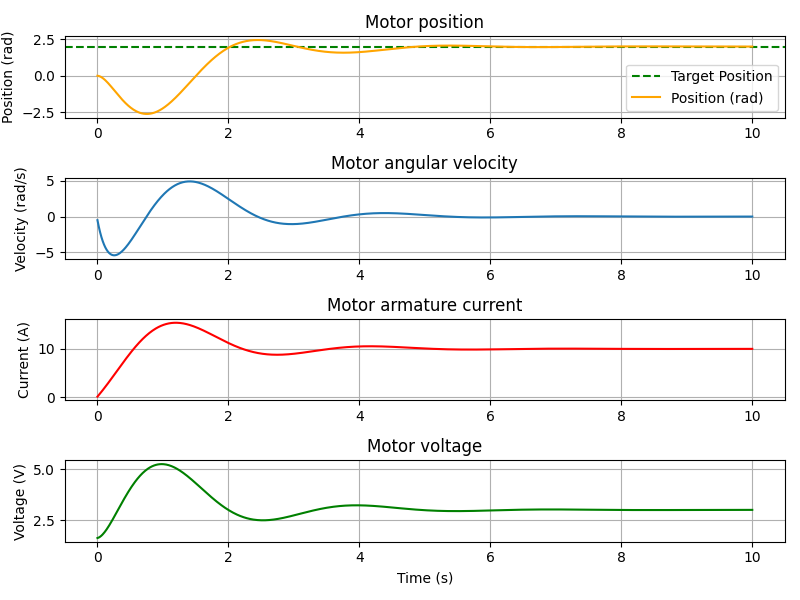

This figure's Python source:
import numpy as np
import matplotlib.pyplot as plt

motor_inertia = 0.02
motor_viscous_coefficient = 0.1
torque_constant = 0.1
motor_resistance = 0.3
motor_inductance = 0.1
electric_constant = 0.1

external_load_torque = 1
target_position = 2

# Proportional-Integral controller configuration
K_p = 0.8 # proportional gain
K_i = 0.5 # integral gain

# Initial conditions
position = 0.0
velocity = 0.0
current = 0.0
error_integral = 0.0

time_step = 0.01
time_max = 10
num_steps = int(time_max / time_step)

time = np.linspace(0, time_max, num_steps)
position_t = np.zeros(num_steps)
velocity_t = np.zeros(num_steps)
voltage_t = np.zeros(num_steps)
current_t = np.zeros(num_steps)

# simulation loop
for step in range(num_steps):
    err = target_position - position
    error_integral += err * time_step

    # PI controller
    voltage = K_p * err + K_i * error_integral

    # calculate the differentials from motor dynamics
    d_current_dt = (voltage - motor_resistance * current - electric_constant * velocity) / motor_inductance
    d_velocity_dt = (torque_constant * current - external_load_torque - motor_viscous_coefficient * velocity) / motor_inertia
    d_position_dt = velocity

    current += d_current_dt * time_step
    velocity += d_velocity_dt * time_step
    position += d_position_dt * time_step

    position_t[step] = position
    velocity_t[step] = velocity
    current_t[step] = current
    voltage_t[step] = voltage

max_requred_voltage = np.max(np.abs(voltage_t))
print("Max required voltage (V):", max_requred_voltage)

plt.figure(figsize=(8, 6))

plt.subplot(4, 1, 1)
plt.title("Motor position")
plt.axhline(target_position, color="green", linestyle="--", label="Target Position")
plt.plot(time, position_t, label="Position (rad)", color="orange")
# plt.xlabel("Time (s)")
plt.ylabel("Position (rad)")
plt.grid(True)
plt.legend()

plt.subplot(4, 1, 2)
plt.title("Motor angular velocity")
plt.plot(time, velocity_t, label="Velocity (rad/s)")
# plt.xlabel("Time (s)")
plt.ylabel("Velocity (rad/s)")
plt.grid(True)

plt.subplot(4, 1, 3)
plt.title("Motor armature current")
plt.plot(time, current_t, label="Current (A)", color="red")
# plt.xlabel("Time (s)")
plt.ylabel("Current (A)")
plt.grid(True)

plt.subplot(4, 1, 4)
plt.title("Motor voltage")
plt.plot(time, voltage_t, label="Voltage (V)", color="green")
plt.xlabel("Time (s)")
plt.ylabel("Voltage (V)")
plt.grid(True)

plt.tight_layout()
plt.show()
